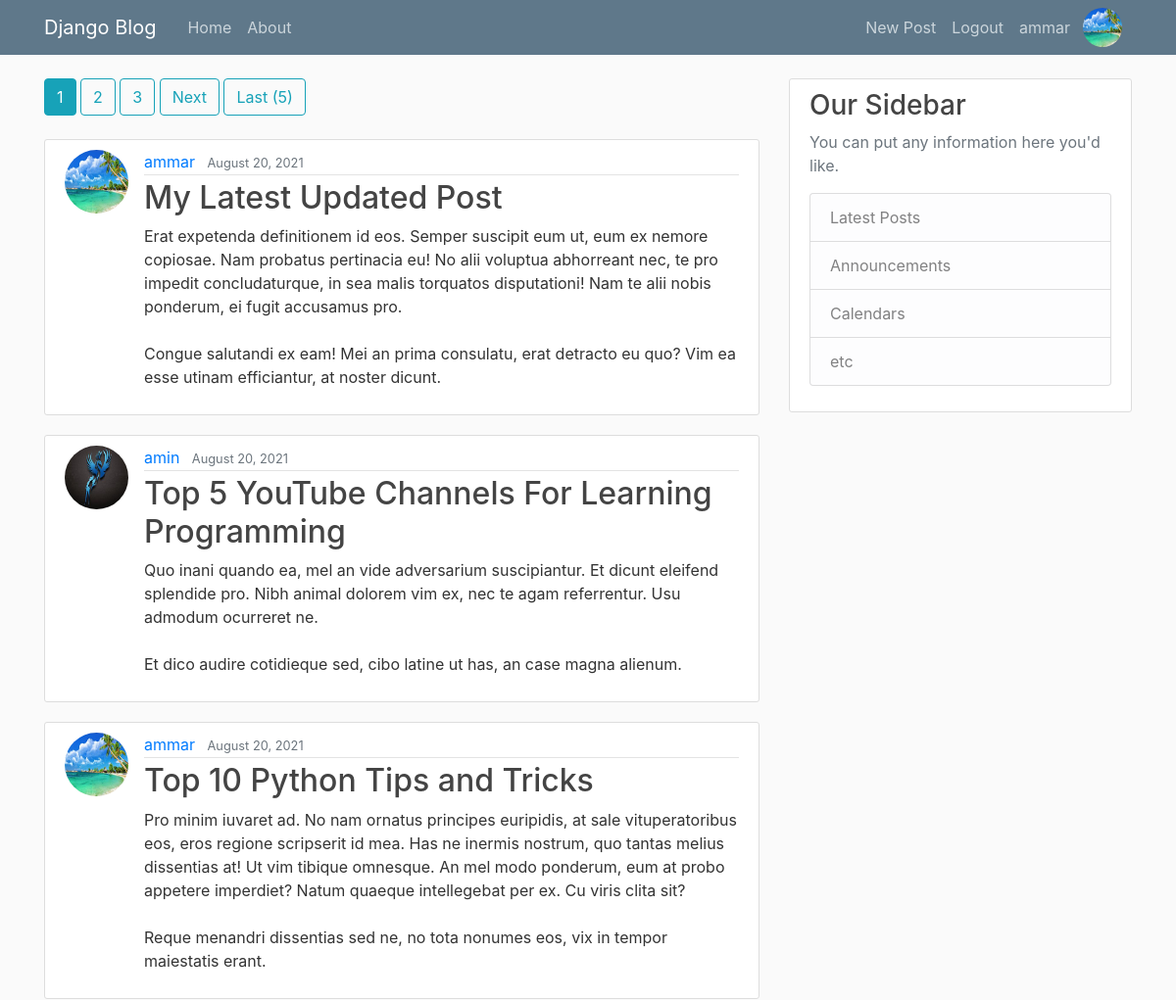
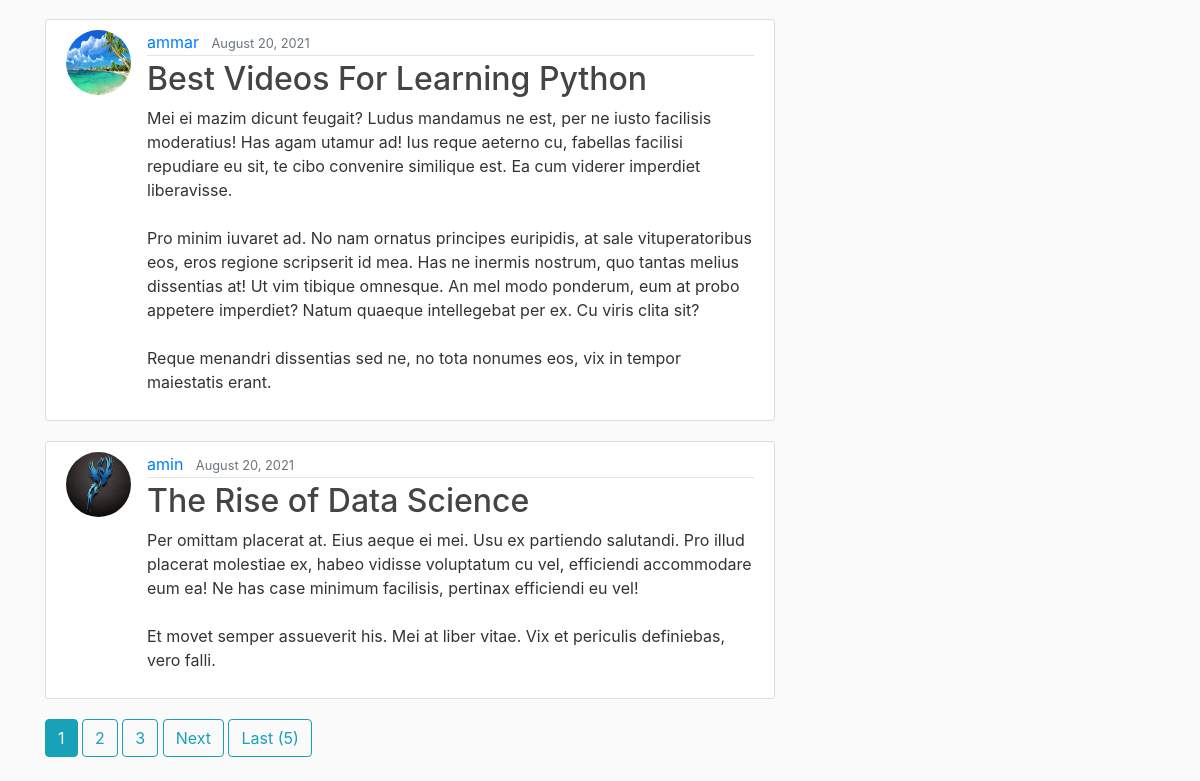
The app's page / (signed in) with its own data (2 pictures, top to bottom).
### users/models.py (models this page shows, shortened)
class Profile(models.Model):
	user = models.OneToOneField(User, on_delete=models.CASCADE)
	image = models.ImageField(default='default.jpg', upload_to='profile_pics')

### blog/models.py (models this page shows, shortened)
class Post(models.Model):
	title = models.CharField(max_length=100)
	content = models.TextField()
	date_posted = models.DateTimeField(default=timezone.now)
	author = models.ForeignKey(User, on_delete=models.CASCADE)

### blog/views.py (the view)
# urls.py: path('', PostListView.as_view(), name='blog-home'),
class PostListView(ListView):
	model = Post
	template_name = 'blog/home.html'
	context_object_name = 'posts'
	ordering = ['-date_posted']
	paginate_by = 5

### blog/templates/blog/home.html (shortened to what this page needs)
{% extends 'blog/base.html' %}
{% block content %}
  {% if is_paginated %}
    {% for num in page_obj.paginator.page_range %}
      {% if page_obj.number == num %}
        <a class="btn btn-info mb-4" href="?page={{ num }}">{{ num }}</a>
      {% elif num > page_obj.number|add:'-3' and num < page_obj.number|add:'3' %}
        <a class="btn btn-outline-info mb-4" href="?page={{ num }}">{{ num }}</a>
      {% endif %}
    {% endfor %}
    {% if page_obj.has_next %}
      <a class="btn btn-outline-info mb-4" href="?page={{ page_obj.next_page_number}}">Next</a>
      <a class="btn btn-outline-info mb-4" href="?page={{ page_obj.paginator.num_pages }}">Last ({{ page_obj.paginator.num_pages }})</a>
    {% endif %}
  {% endif %}
	{% for post in posts %}
		<article class="media content-section">
      <img class="rounded-circle article-img" src="{{ post.author.profile.image.url }}">
      <div class="media-body">
        <div class="article-metadata">
          <a class="mr-2" href="{% url 'user-posts' post.author.username %}">{{ post.author }}</a>
          <small class="text-muted">{{ post.date_posted|date:"F d, Y" }}</small>
        </div>
        <h2><a class="article-title" href="{% url 'post-detail' post.id %}">{{ post.title }}</a></h2>
        <p class="article-content">{{ post.content }}</p>
      </div>
    </article>
	{% endfor %}
  {% if is_paginated %}
    {% for num in page_obj.paginator.page_range %}
      {% if page_obj.number == num %}
        <a class="btn btn-info mb-4" href="?page={{ num }}">{{ num }}</a>
      {% elif num > page_obj.number|add:'-3' and num < page_obj.number|add:'3' %}
        <a class="btn btn-outline-info mb-4" href="?page={{ num }}">{{ num }}</a>
      {% endif %}
    {% endfor %}
    {% if page_obj.has_next %}
      <a class="btn btn-outline-info mb-4" href="?page={{ page_obj.next_page_number}}">Next</a>
      <a class="btn btn-outline-info mb-4" href="?page={{ page_obj.paginator.num_pages }}">Last ({{ page_obj.paginator.num_pages }})</a>
    {% endif %}
  {% endif %}
{% endblock content %}

### blog/templates/blog/base.html (shortened to what this page needs)
{% load static %}
<!DOCTYPE html>
<html>
<head>
    <link rel="stylesheet" href="https://maxcdn.bootstrapcdn.com/bootstrap/4.0.0/css/bootstrap.min.css">
	<link rel="stylesheet" type="text/css" href="{% static 'blog/main.css' %}">
</head>
<body>
	<header class="site-header">
      <nav class="navbar navbar-expand-md navbar-dark bg-steel fixed-top">
        <div class="container">
          <a class="navbar-brand mr-4" href="{% url 'blog-home' %}">Django Blog</a>
          <div class="collapse navbar-collapse" id="navbarToggle">
            <div class="navbar-nav mr-auto">
              <a class="nav-item nav-link" href="{% url 'blog-home' %}">Home</a>
              <a class="nav-item nav-link" href="{% url 'blog-about' %}">About</a>
            </div>
            <div class="navbar-nav">
            {% if user.is_authenticated %}
              <a class="nav-item nav-link" href="{% url 'post-create' %}">New Post</a>
              <a class="nav-item nav-link" href="{% url 'logout' %}">Logout</a>
              <a class="nav-item nav-link" href="{% url 'profile' %}">{{ user.username }}</a>
              <a class="nav-item" href="{% url 'profile' %}"><img class="rounded-circle profile-img" src="{{ user.profile.image.url }}"></a>
            {% else %}
              <a class="nav-item nav-link" href="{% url 'login' %}">Login</a>
              <a class="nav-item nav-link" href="{% url 'register' %}">Register</a>
            {% endif %}
            </div>
          </div>
        </div>
      </nav>
    </header>
    <main role="main" class="container">
      <div class="row">
        <div class="col-md-8">
          {% block content %}{% endblock %}
        </div>
        <div class="col-md-4">
          <div class="content-section">
            <h3>Our Sidebar</h3>
            <p class='text-muted'>You can put any information here you'd like.
              <ul class="list-group">
                <li class="list-group-item list-group-item-light">Latest Posts</li>
                <li class="list-group-item list-group-item-light">Announcements</li>
                <li class="list-group-item list-group-item-light">Calendars</li>
                <li class="list-group-item list-group-item-light">etc</li>
              </ul>
            </p>
          </div>
        </div>
      </div>
    </main>
</body>
</html>

### blog/static/blog/main.css (style rules this page uses)
body { background: #fafafa; color: #333333; margin-top: 5rem; }
h1,h2,h3,h4,h5,h6 { color: #444444; }
ul { margin: 0; }
.bg-steel { background-color: #5f788a; }
.site-header .navbar-nav .nav-link { color: #cbd5db; }
.content-section { background: #ffffff; padding: 10px 20px; border: 1px solid #dddddd; border-radius: 3px; margin-bottom: 20px; }
.article-title { color: #444444; }
.article-content { white-space: pre-line; }
.profile-img { height: 40px; width: 40px; margin-right: 10px; margin-left: 5px; }
.article-img { height: 65px; width: 65px; margin-right: 16px; }
.article-metadata { padding-bottom: 1px; margin-bottom: 4px; border-bottom: 1px solid #e3e3e3 }

### records on screen
Post: author.profile.image (picture), author "ammar", date_posted "August 20, 2021", title "My Latest Updated Post", content "Erat expetenda definitionem id eos. Semper suscipit eum ut, eum ex nemore copiosae. Nam probatus pertinacia eu! No alii voluptua abhorreant nec, te pro impedit concludaturque, in sea malis torquatos disputationi! Nam te alii nobis ponderum, ei fugit accusamus pro. Congue salutandi ex eam! Mei an prima consulatu, erat detracto eu quo? Vim ea esse utinam efficiantur, at noster dicunt."
Post: author.profile.image (placeholder picture), author "amin", date_posted "August 20, 2021", title "Top 5 YouTube Channels For Learning Programming", content "Quo inani quando ea, mel an vide adversarium suscipiantur. Et dicunt eleifend splendide pro. Nibh animal dolorem vim ex, nec te agam referrentur. Usu admodum ocurreret ne. Et dico audire cotidieque sed, cibo latine ut has, an case magna alienum."
Post: author.profile.image (picture), author "ammar", date_posted "August 20, 2021", title "Top 10 Python Tips and Tricks", content "Pro minim iuvaret ad. No nam ornatus principes euripidis, at sale vituperatoribus eos, eros regione scripserit id mea. Has ne inermis nostrum, quo tantas melius dissentias at! Ut vim tibique omnesque. An mel modo ponderum, eum at probo appetere imperdiet? Natum quaeque intellegebat per ex. Cu viris clita sit? Reque menandri dissentias sed ne, no tota nonumes eos, vix in tempor maiestatis erant."
Post: author.profile.image (picture), author "ammar", date_posted "August 20, 2021", title "Best Videos For Learning Python", content "Mei ei mazim dicunt feugait? Ludus mandamus ne est, per ne iusto facilisis moderatius! Has agam utamur ad! Ius reque aeterno cu, fabellas facilisi repudiare eu sit, te cibo convenire similique est. Ea cum viderer imperdiet liberavisse. Pro minim iuvaret ad. No nam ornatus principes euripidis, at sale vituperatoribus eos, eros regione scripserit id mea. Has ne inermis nostrum, quo tantas melius dissentias at! Ut vim tibique omnesque. An mel modo ponderum, eum at probo appetere imperdiet? Natum quaeque intellegebat per ex. Cu viris clita sit? Reque menandri dissentias sed ne, no tota nonumes eos, vix in tempor maiestatis erant."
Post: author.profile.image (placeholder picture), author "amin", date_posted "August 20, 2021", title "The Rise of Data Science", content "Per omittam placerat at. Eius aeque ei mei. Usu ex partiendo salutandi. Pro illud placerat molestiae ex, habeo vidisse voluptatum cu vel, efficiendi accommodare eum ea! Ne has case minimum facilisis, pertinax efficiendi eu vel! Et movet semper assueverit his. Mei at liber vitae. Vix et periculis definiebas, vero falli."

### other values on screen
{{ user.username }} "ammar"
{{ num }} "1"
{{ num }} "2" "3"
{{ page_obj.paginator.num_pages }} "5"
